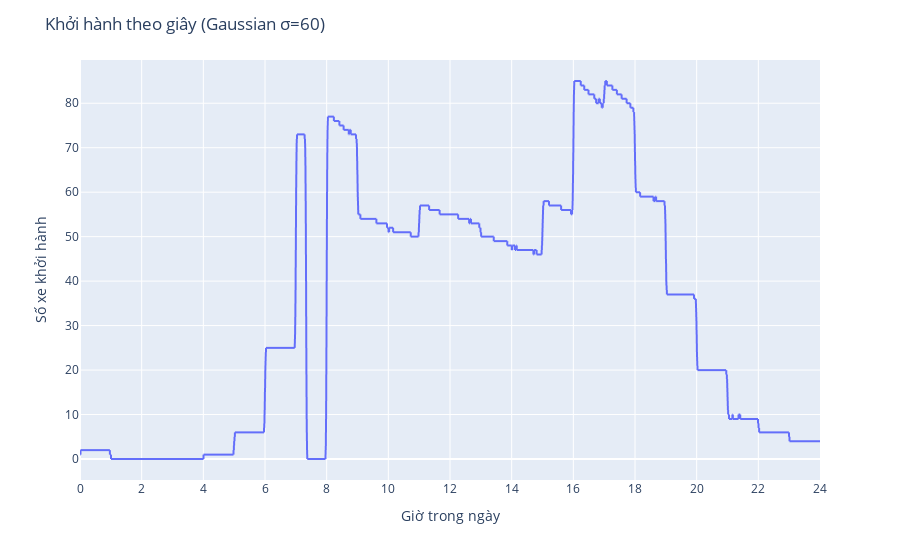

This figure's notebook cell:
### Code cell
import os
import xml.etree.ElementTree as ET
import numpy as np
import pandas as pd
from scipy.ndimage import gaussian_filter1d
import plotly.express as px

# 1. Đọc và xử lý dữ liệu như trước
base_dir = "/home/hoai-linh.dao/Works/EVCS/EV-Simulations/experiments/AMP-060725-all-meso-2/simulation/outputs"
records = []
for hour_dir in sorted(os.listdir(base_dir)):
    if not hour_dir.startswith("hour_"): continue
    path = os.path.join(base_dir, hour_dir, "summary.xml")
    if not os.path.isfile(path): continue
    tree = ET.parse(path)
    times, inserted = [], []
    for step in tree.getroot().findall("step"):
        times.append(int(float(step.get("time"))))
        inserted.append(int(step.get("inserted")))
    order = np.argsort(times)
    times = np.array(times)[order]
    inserted = np.array(inserted)[order]
    deltas = np.diff(inserted, prepend=0)
    records.extend(zip(times, deltas))

df = pd.DataFrame(records, columns=["t", "delta_I"]).groupby("t", as_index=False).sum()
max_t = df["t"].max()
all_secs = pd.DataFrame({"delta_I": np.zeros(max_t+1, int)}, index=np.arange(max_t+1))
all_secs.loc[df["t"], "delta_I"] = df["delta_I"].values

# Gaussian smoothing
sigma = 60
smoothed = gaussian_filter1d(all_secs["delta_I"].values, sigma=sigma)
smoothed = np.clip(smoothed, 0, None)

# 2. Tạo DataFrame cho Plotly
hours = all_secs.index / 3600.0
df_plot = pd.DataFrame({"Giờ": hours, "Số chuyến (mịn)": smoothed})

# 3. Vẽ biểu đồ tương tác
fig = px.line(df_plot, x="Giờ", y="Số chuyến (mịn)", labels={"Giờ": "Giờ trong ngày", "Số chuyến (mịn)": "Số xe khởi hành"})
fig.update_traces(hovertemplate="Giờ: %{x:.2f}<br>Số xe: %{y:.0f}<extra></extra>")
fig.update_layout(xaxis=dict(tickmode="array", tickvals=list(range(0,25,2))), title=f"Khởi hành theo giây (Gaussian σ={sigma})")
fig.show()

### Figure 1 — Plotly figure (JSON) as saved in the notebook; plotly's stock layout.template omitted (floating-point values rounded to 4 significant figures; data arrays with more than 128 entries replaced by an {"elided": "..."} marker saying what was removed)
{"data": [{"hovertemplate": "Giờ: %{x:.2f}<br>Số xe: %{y:.0f}<extra></extra>", "legendgroup": "", "line": {"color": "#636efa", "dash": "solid"}, "marker": {"symbol": "circle"}, "mode": "lines", "name": "", "showlegend": false, "type": "scattergl", "x": {"elided": "86400 float values"}, "xaxis": "x", "y": {"elided": "86400 int values"}, "yaxis": "y"}], "layout": {"legend": {"tracegroupgap": 0}, "margin": {"t": 60}, "title": {"text": "Khởi hành theo giây (Gaussian σ=60)"}, "xaxis": {"anchor": "y", "domain": [0, 1], "tickmode": "array", "tickvals": [0, 2, 4, 6, 8, 10, 12, 14, 16, 18, 20, 22, 24], "title": {"text": "Giờ trong ngày"}}, "yaxis": {"anchor": "x", "domain": [0, 1], "title": {"text": "Số xe khởi hành"}}}}
